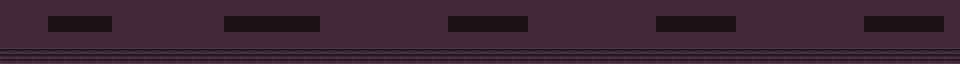

Rendered tile map (Tiled .tmx) drawn with the repository's tilesets; below, a short description and the full map source, tile grids included:
An orthogonal 60x4 tile map with 16x16 px tiles, 1 tile layer (Tile Layer 1).

<map version="1.0" tiledversion="1.1.6" orientation="orthogonal" renderorder="right-down" width="60" height="4" tilewidth="16" tileheight="16" infinite="0" nextobjectid="1">
 <tileset firstgid="1" name="0x72_16x16DungeonTileset.v4" tilewidth="16" tileheight="16" tilecount="256" columns="16">
  <image source="0x72_16x16DungeonTileset.v4.png" width="256" height="256" />
 </tileset>
 <layer name="Tile Layer 1" width="60" height="4">
  <data encoding="csv">
51,51,51,51,51,51,51,51,51,51,51,51,51,51,51,51,51,51,51,51,51,51,51,51,51,51,51,51,51,51,51,51,51,51,51,51,51,51,51,51,51,51,51,51,51,51,51,51,51,51,51,51,51,51,51,51,51,51,51,51,
51,51,51,101,101,101,101,51,51,51,51,51,51,51,101,101,101,101,101,101,51,51,51,51,51,51,51,51,101,101,101,101,101,51,51,51,51,51,51,51,51,101,101,101,101,101,51,51,51,51,51,51,51,51,101,101,101,101,101,51,
51,51,51,51,51,51,51,51,51,51,51,51,51,51,51,51,51,51,51,51,51,51,51,51,51,51,51,51,51,51,51,51,51,51,51,51,51,51,51,51,51,51,51,51,51,51,51,51,51,51,51,51,51,51,51,51,51,51,51,51,
22,22,22,22,22,22,22,22,22,22,22,22,22,22,22,22,22,22,22,22,22,22,22,22,22,22,22,22,22,22,22,22,22,22,22,22,22,22,22,22,22,22,22,22,22,22,22,22,22,22,22,22,22,22,22,22,22,22,22,22
</data>
 </layer>
</map>
